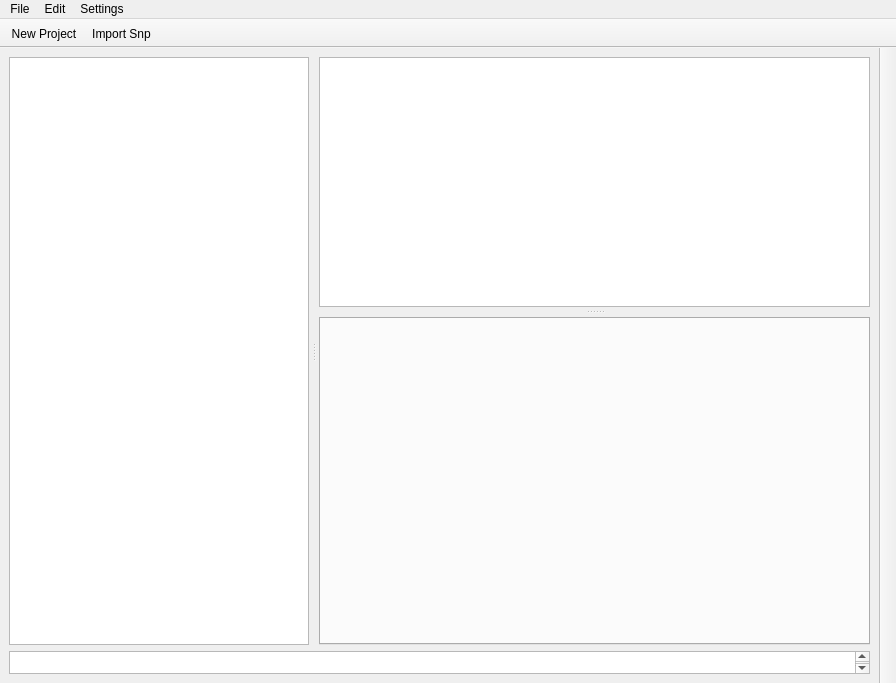
<?xml version="1.0" encoding="UTF-8"?>
<ui version="4.0">
 <class>MainWindow</class>
 <widget class="QMainWindow" name="MainWindow">
  <property name="geometry">
   <rect>
    <x>0</x>
    <y>0</y>
    <width>896</width>
    <height>683</height>
   </rect>
  </property>
  <property name="minimumSize">
   <size>
    <width>896</width>
    <height>683</height>
   </size>
  </property>
  <property name="windowTitle">
   <string>MainWindow</string>
  </property>
  <widget class="QWidget" name="centralwidget">
   <layout class="QHBoxLayout" name="horizontalLayout_3">
    <item>
     <layout class="QVBoxLayout" name="verticalLayout_4">
      <item>
       <widget class="QSplitter" name="splitter_2">
        <property name="cursor">
         <cursorShape>ArrowCursor</cursorShape>
        </property>
        <property name="orientation">
         <enum>Qt::Horizontal</enum>
        </property>
        <property name="opaqueResize">
         <bool>true</bool>
        </property>
        <property name="handleWidth">
         <number>10</number>
        </property>
        <property name="childrenCollapsible">
         <bool>false</bool>
        </property>
        <widget class="QTableWidget" name="sampleTable">
         <property name="sizePolicy">
          <sizepolicy hsizetype="Ignored" vsizetype="Expanding">
           <horstretch>1</horstretch>
           <verstretch>0</verstretch>
          </sizepolicy>
         </property>
         <property name="minimumSize">
          <size>
           <width>50</width>
           <height>507</height>
          </size>
         </property>
         <property name="maximumSize">
          <size>
           <width>300</width>
           <height>16777215</height>
          </size>
         </property>
         <property name="alternatingRowColors">
          <bool>true</bool>
         </property>
         <property name="selectionBehavior">
          <enum>QAbstractItemView::SelectRows</enum>
         </property>
         <attribute name="horizontalHeaderVisible">
          <bool>true</bool>
         </attribute>
         <attribute name="verticalHeaderVisible">
          <bool>false</bool>
         </attribute>
        </widget>
        <widget class="QWidget" name="verticalLayoutWidget">
         <layout class="QVBoxLayout" name="verticalLayout_3">
          <item>
           <widget class="QSplitter" name="splitter">
            <property name="cursor">
             <cursorShape>ArrowCursor</cursorShape>
            </property>
            <property name="orientation">
             <enum>Qt::Vertical</enum>
            </property>
            <property name="opaqueResize">
             <bool>true</bool>
            </property>
            <property name="handleWidth">
             <number>10</number>
            </property>
            <property name="childrenCollapsible">
             <bool>false</bool>
            </property>
            <widget class="Canvas" name="graphicsView">
             <property name="sizePolicy">
              <sizepolicy hsizetype="Expanding" vsizetype="Preferred">
               <horstretch>0</horstretch>
               <verstretch>0</verstretch>
              </sizepolicy>
             </property>
             <property name="minimumSize">
              <size>
               <width>0</width>
               <height>250</height>
              </size>
             </property>
             <property name="autoFillBackground">
              <bool>true</bool>
             </property>
            </widget>
            <widget class="QTabWidget" name="tabWidget">
             <property name="sizePolicy">
              <sizepolicy hsizetype="Expanding" vsizetype="Expanding">
               <horstretch>0</horstretch>
               <verstretch>100</verstretch>
              </sizepolicy>
             </property>
             <property name="minimumSize">
              <size>
               <width>0</width>
               <height>150</height>
              </size>
             </property>
            </widget>
           </widget>
          </item>
         </layout>
        </widget>
       </widget>
      </item>
      <item>
       <widget class="QTextEdit" name="textEdit">
        <property name="minimumSize">
         <size>
          <width>0</width>
          <height>15</height>
         </size>
        </property>
        <property name="maximumSize">
         <size>
          <width>16777215</width>
          <height>23</height>
         </size>
        </property>
        <property name="frameShadow">
         <enum>QFrame::Sunken</enum>
        </property>
        <property name="readOnly">
         <bool>true</bool>
        </property>
       </widget>
      </item>
     </layout>
    </item>
   </layout>
  </widget>
  <widget class="QToolBar" name="toolBar2">
   <property name="windowTitle">
    <string>toolBar</string>
   </property>
   <property name="movable">
    <bool>false</bool>
   </property>
   <attribute name="toolBarArea">
    <enum>RightToolBarArea</enum>
   </attribute>
   <attribute name="toolBarBreak">
    <bool>false</bool>
   </attribute>
  </widget>
  <widget class="QToolBar" name="toolBar">
   <property name="font">
    <font>
     <strikeout>false</strikeout>
    </font>
   </property>
   <property name="windowTitle">
    <string>toolBar_2</string>
   </property>
   <property name="movable">
    <bool>false</bool>
   </property>
   <property name="floatable">
    <bool>true</bool>
   </property>
   <attribute name="toolBarArea">
    <enum>TopToolBarArea</enum>
   </attribute>
   <attribute name="toolBarBreak">
    <bool>false</bool>
   </attribute>
   <addaction name="actionNew_Project"/>
   <addaction name="actionImport_Snp"/>
  </widget>
  <widget class="QMenuBar" name="menuBar">
   <property name="geometry">
    <rect>
     <x>0</x>
     <y>0</y>
     <width>896</width>
     <height>22</height>
    </rect>
   </property>
   <widget class="QMenu" name="menuFile">
    <property name="title">
     <string>File</string>
    </property>
    <addaction name="actionImport_Project"/>
    <addaction name="actionImport_SnP"/>
    <addaction name="separator"/>
    <addaction name="actionSave_Project"/>
    <addaction name="separator"/>
    <addaction name="actionExport_Excel"/>
    <addaction name="actionGenerate_Report"/>
    <addaction name="separator"/>
    <addaction name="actionExit"/>
    <addaction name="separator"/>
   </widget>
   <widget class="QMenu" name="menuEdit">
    <property name="title">
     <string>Edit</string>
    </property>
    <addaction name="actionCut"/>
    <addaction name="actionCopy"/>
    <addaction name="actionPaste"/>
    <addaction name="actionDelete"/>
    <addaction name="separator"/>
    <addaction name="actionUndo"/>
    <addaction name="actionRedo"/>
    <addaction name="separator"/>
    <addaction name="actionSelect_All"/>
    <addaction name="separator"/>
    <addaction name="actionFind"/>
   </widget>
   <widget class="QMenu" name="menuSettings">
    <property name="title">
     <string>Settings</string>
    </property>
    <addaction name="actionConnect_to_VNA"/>
    <addaction name="separator"/>
    <addaction name="actionFile_Locations"/>
    <addaction name="separator"/>
    <addaction name="actionConfigure_Test"/>
    <addaction name="actionConfigure_Reports"/>
    <addaction name="separator"/>
    <addaction name="actionTest"/>
   </widget>
   <addaction name="menuFile"/>
   <addaction name="menuEdit"/>
   <addaction name="menuSettings"/>
  </widget>
  <action name="actionImport_SnP">
   <property name="text">
    <string>Import SnP</string>
   </property>
  </action>
  <action name="actionImport_Project">
   <property name="checkable">
    <bool>false</bool>
   </property>
   <property name="checked">
    <bool>false</bool>
   </property>
   <property name="text">
    <string>Import Project</string>
   </property>
  </action>
  <action name="actionSave_Project">
   <property name="text">
    <string>Save Project</string>
   </property>
  </action>
  <action name="actionExport_Excel">
   <property name="text">
    <string>Export Excel</string>
   </property>
  </action>
  <action name="actionGenerate_Report">
   <property name="text">
    <string>Generate Report</string>
   </property>
  </action>
  <action name="actionExit">
   <property name="text">
    <string>Exit</string>
   </property>
  </action>
  <action name="actionCut">
   <property name="text">
    <string>Cut</string>
   </property>
  </action>
  <action name="actionCopy">
   <property name="text">
    <string>Copy</string>
   </property>
  </action>
  <action name="actionPaste">
   <property name="text">
    <string>Paste</string>
   </property>
  </action>
  <action name="actionDelete">
   <property name="text">
    <string>Delete</string>
   </property>
  </action>
  <action name="actionUndo">
   <property name="text">
    <string>Undo</string>
   </property>
  </action>
  <action name="actionRedo">
   <property name="text">
    <string>Redo</string>
   </property>
  </action>
  <action name="actionFind">
   <property name="text">
    <string>Find</string>
   </property>
  </action>
  <action name="actionSelect_All">
   <property name="text">
    <string>Select All</string>
   </property>
  </action>
  <action name="actionConfigure_Test">
   <property name="text">
    <string>Configure Test</string>
   </property>
  </action>
  <action name="actionConnect_to_VNA">
   <property name="text">
    <string> Connect to VNA</string>
   </property>
  </action>
  <action name="actionConfigure_Reports">
   <property name="text">
    <string>Configure Reports</string>
   </property>
  </action>
  <action name="actionAbout">
   <property name="text">
    <string>About</string>
   </property>
  </action>
  <action name="actionTest">
   <property name="text">
    <string>Test</string>
   </property>
  </action>
  <action name="actionImport_Snp">
   <property name="checkable">
    <bool>false</bool>
   </property>
   <property name="icon">
    <iconset>
     <normaloff>Pictures/Icons/ImportFile2.png</normaloff>Pictures/Icons/ImportFile2.png</iconset>
   </property>
   <property name="text">
    <string>Import Snp</string>
   </property>
   <property name="toolTip">
    <string>Import SnP file</string>
   </property>
  </action>
  <action name="actionNew_Project">
   <property name="checkable">
    <bool>false</bool>
   </property>
   <property name="icon">
    <iconset>
     <normaloff>Pictures/Icons/newProject.png</normaloff>Pictures/Icons/newProject.png</iconset>
   </property>
   <property name="text">
    <string>New Project</string>
   </property>
   <property name="toolTip">
    <string>Create New Project</string>
   </property>
  </action>
  <action name="actionFile_Locations">
   <property name="text">
    <string>Configure Folders</string>
   </property>
  </action>
 </widget>
 <customwidgets>
  <customwidget>
   <class>Canvas</class>
   <extends>QGraphicsView</extends>
   <header>canvas.h</header>
  </customwidget>
 </customwidgets>
 <resources/>
 <connections>
  <connection>
   <sender>actionImport_Snp</sender>
   <signal>triggered()</signal>
   <receiver>MainWindow</receiver>
   <slot>importSnp()</slot>
   <hints>
    <hint type="sourcelabel">
     <x>-1</x>
     <y>-1</y>
    </hint>
    <hint type="destinationlabel">
     <x>447</x>
     <y>341</y>
    </hint>
   </hints>
  </connection>
  <connection>
   <sender>actionNew_Project</sender>
   <signal>triggered()</signal>
   <receiver>MainWindow</receiver>
   <slot>newProject()</slot>
   <hints>
    <hint type="sourcelabel">
     <x>-1</x>
     <y>-1</y>
    </hint>
    <hint type="destinationlabel">
     <x>447</x>
     <y>341</y>
    </hint>
   </hints>
  </connection>
  <connection>
   <sender>sampleTable</sender>
   <signal>itemSelectionChanged()</signal>
   <receiver>MainWindow</receiver>
   <slot>setActiveSample()</slot>
   <hints>
    <hint type="sourcelabel">
     <x>162</x>
     <y>357</y>
    </hint>
    <hint type="destinationlabel">
     <x>447</x>
     <y>341</y>
    </hint>
   </hints>
  </connection>
 </connections>
 <slots>
  <slot>importSnp()</slot>
  <slot>newProject()</slot>
  <slot>setActiveSample()</slot>
 </slots>
</ui>
